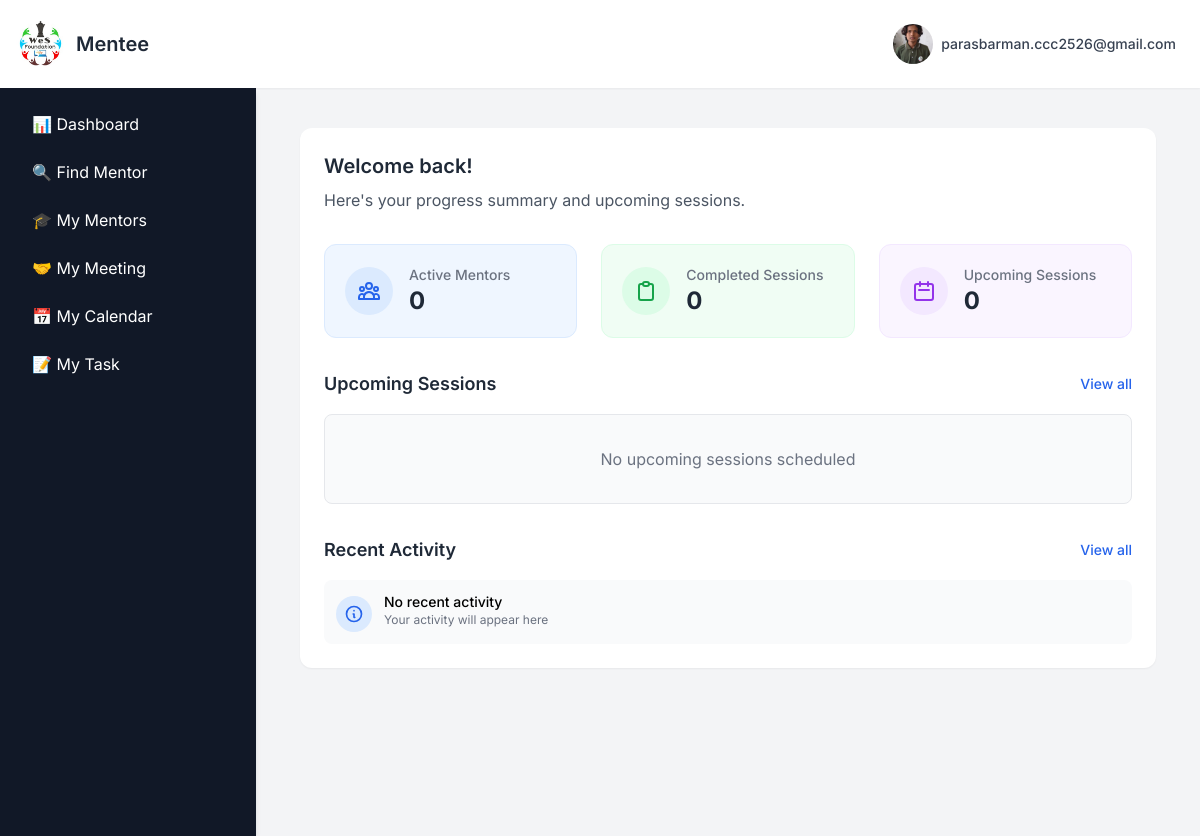
The app's page /menteedashboard (signed in) with its own data.
### app.py (models this page shows, shortened)
class MenteeProfile(db.Model):
    __tablename__ = "mentee_profile"
    id = db.Column(db.Integer, primary_key=True)
    user_id = db.Column(db.Integer, db.ForeignKey("signup_details.id"), nullable=False)
    dob = db.Column(db.String(20))
    school_college_name = db.Column(db.String(150))
    mobile_number = db.Column(db.String(20))
    whatsapp_number = db.Column(db.String(20))
    govt_private = db.Column(db.String(50))
    stream = db.Column(db.String(100))
    class_year = db.Column(db.String(50))
    favourite_subject = db.Column(db.String(100))
    goal = db.Column(db.Text)
    parent_name = db.Column(db.String(150))
    parent_mobile = db.Column(db.String(20))
    comments = db.Column(db.Text)
    terms_agreement = db.Column(db.String(10))  # Yes / No
    profile_picture = db.Column(db.String(100))  # store image filename
    status = db.Column(db.String(20), default="pending")  # Add this
    user = db.relationship("User", backref="mentee_profile", uselist=False)

class User(db.Model):
    __tablename__ = "signup_details"
    id = db.Column(db.Integer, primary_key=True)
    name = db.Column(db.String(100), nullable=False)
    email = db.Column(db.String(100), unique=True, nullable=False)
    password = db.Column(db.String(200), nullable=False)   # length thoda bada
    user_type = db.Column(db.String(10), nullable=False)
    institution = db.Column(db.String(150), nullable=True)
    institution_id = db.Column(db.Integer, db.ForeignKey("institutions.id"), nullable=True)
    mentor_profile = db.relationship("MentorProfile", backref="user", uselist=False)
    institution_ref = db.relationship("Institution", backref="users", foreign_keys="User.institution_id")

### app.py (the view)
@app.route("/menteedashboard")
@profile_required
def menteedashboard():
    if "email" in session and session.get("user_type") == "2":
        user = User.query.filter_by(email=session["email"]).first()
        profile_complete = check_profile_complete(user.id, "2")
        all_mentors = MentorProfile.query.filter_by().all()
        all_mentors = MentorProfile.query.filter_by().all()
        professions = [row.profession for row in MentorProfile.query.with_entities(MentorProfile.profession).distinct() if row]
        locations = [row.location for row in MentorProfile.query.with_entities(MentorProfile.location).distinct() if row.location]
        educations = [row.education for row in MentorProfile.query.with_entities(MentorProfile.education).distinct() if row.education]
        experiences = [row.years_of_experience for row in MentorProfile.query.with_entities(MentorProfile.years_of_experience).distinct() if row.years_of_experience]
        return render_template(
            "mentee/menteedashboard.html",
            all_mentors=all_mentors,
            professions=[row.profession for row in MentorProfile.query.with_entities(MentorProfile.profession).distinct() if row.profession],
            locations=[row.location for row in MentorProfile.query.with_entities(MentorProfile.location).distinct() if row.location],
            educations=[row.education for row in MentorProfile.query.with_entities(MentorProfile.education).distinct() if row.education],
            experiences=[row.years_of_experience for row in MentorProfile.query.with_entities(MentorProfile.years_of_experience).distinct() if row.years_of_experience],
            show_sidebar=True,
            profile_complete=profile_complete
        )
    return redirect(url_for("signin"))

### app.py (called while the page is built, shortened)
@app.context_processor
def inject_profile_complete():
    profile_complete = True  # Default to True (no popup)
    if "email" in session and session.get("user_type") in ["1", "2"]:
        user = User.query.filter_by(email=session["email"]).first()
        if user:
            profile_complete = check_profile_complete(user.id, session.get("user_type"))
    return dict(profile_complete=profile_complete)

def profile_required(f):
    @wraps(f)
    def decorated_function(*args, **kwargs):
        if "email" not in session:
            return redirect(url_for("signin"))
        user = User.query.filter_by(email=session["email"]).first()
        user_type = session.get("user_type")
        if not user:
            return redirect(url_for("signin"))
        return f(*args, **kwargs)
    return decorated_function

### templates/mentee/menteedashboard.html (shortened to what this page needs)
{% extends "base2.html" %}
{% block user %}Mentee{% endblock %}
{% block content %}
<main class="max-w-7xl mx-auto px-2 sm:px-3 lg:px-3 py-2">
  <section id="dashboard" class="p-6 bg-white rounded-xl shadow-sm">
    <div class="mb-8">
      <h2 class="text-xl font-semibold text-gray-800 mb-2">Welcome back!</h2>
      <p class="text-gray-600">Here's your progress summary and upcoming sessions.</p>
    </div>
    <div class="grid grid-cols-1 md:grid-cols-3 gap-6 mb-8">
      <div class="bg-blue-50 p-5 rounded-xl border border-blue-100">
        <div class="flex items-center">
          <div class="rounded-full bg-blue-100 p-3 mr-4">
          </div>
          <div>
            <p class="text-sm font-medium text-gray-500">Active Mentors</p>
            <p class="text-2xl font-bold text-gray-800">{{ my_mentors|length if my_mentors else 0 }}</p>
          </div>
        </div>
      </div>
      <div class="bg-green-50 p-5 rounded-xl border border-green-100">
        <div class="flex items-center">
          <div class="rounded-full bg-green-100 p-3 mr-4">
          </div>
          <div>
            <p class="text-sm font-medium text-gray-500">Completed Sessions</p>
            <p class="text-2xl font-bold text-gray-800">{{ completed_sessions if completed_sessions else 0 }}</p>
          </div>
        </div>
      </div>
      <div class="bg-purple-50 p-5 rounded-xl border border-purple-100">
        <div class="flex items-center">
          <div class="rounded-full bg-purple-100 p-3 mr-4">
            <svg xmlns="http://www.w3.org/2000/svg" class="h-6 w-6 text-purple-600" fill="none" viewBox="0 0 24 24" stroke="currentColor">
              <path stroke-linecap="round" stroke-linejoin="round" stroke-width="2" d="M8 7V3m8 4V3m-9 8h10M5 21h14a2 2 0 002-2V7a2 2 0 00-2-2H5a2 2 0 00-2 2v12a2 2 0 002 2z" />
            </svg>
          </div>
          <div>
            <p class="text-sm font-medium text-gray-500">Upcoming Sessions</p>
            <p class="text-2xl font-bold text-gray-800">{{ upcoming_sessions if upcoming_sessions else 0 }}</p>
          </div>
        </div>
      </div>
    </div>
    <div class="mb-8">
      <div class="flex justify-between items-center mb-4">
        <h3 class="text-lg font-semibold text-gray-800">Upcoming Sessions</h3>
        <a href="#" class="text-sm text-blue-600 hover:text-blue-800 font-medium">View all</a>
      </div>
      <div class="bg-gray-50 rounded-lg border border-gray-200 p-4">
        {% if upcoming_sessions_list and upcoming_sessions_list|length > 0 %}
          {% for session in upcoming_sessions_list %}
          <div class="flex justify-between items-center py-3 border-b border-gray-200 last:border-b-0">
            <div>
              <p class="font-medium">{{ session.mentor_name }}</p>
              <p class="text-sm text-gray-500">{{ session.date }} at {{ session.time }}</p>
            </div>
            <button class="px-3 py-1 bg-blue-100 text-blue-700 rounded-lg text-sm">Details</button>
          </div>
          {% endfor %}
        {% else %}
          <p class="text-gray-500 text-center py-4">No upcoming sessions scheduled</p>
        {% endif %}
      </div>
    </div>
    <div>
      <div class="flex justify-between items-center mb-4">
        <h3 class="text-lg font-semibold text-gray-800">Recent Activity</h3>
        <a href="#" class="text-sm text-blue-600 hover:text-blue-800 font-medium">View all</a>
      </div>
      <div class="space-y-3">
        {% if recent_activities and recent_activities|length > 0 %}
          {% for activity in recent_activities %}
          <div class="flex items-start p-3 bg-gray-50 rounded-lg">
            <div class="rounded-full bg-blue-100 p-2 mr-3 mt-1">
              <svg xmlns="http://www.w3.org/2000/svg" class="h-5 w-5 text-blue-600" fill="none" viewBox="0 0 24 24" stroke="currentColor">
                <path stroke-linecap="round" stroke-linejoin="round" stroke-width="2" d="M13 16h-1v-4h-1m1-4h.01M21 12a9 9 0 11-18 0 9 9 0 0118 0z" />
              </svg>
            </div>
            <div>
              <p class="text-sm font-medium">{{ activity.message }}</p>
              <p class="text-xs text-gray-500">{{ activity.time }}</p>
            </div>
          </div>
          {% endfor %}
        {% else %}
          <div class="flex items-start p-3 bg-gray-50 rounded-lg">
            <div class="rounded-full bg-blue-100 p-2 mr-3 mt-1">
              <svg xmlns="http://www.w3.org/2000/svg" class="h-5 w-5 text-blue-600" fill="none" viewBox="0 0 24 24" stroke="currentColor">
                <path stroke-linecap="round" stroke-linejoin="round" stroke-width="2" d="M13 16h-1v-4h-1m1-4h.01M21 12a9 9 0 11-18 0 9 9 0 0118 0z" />
              </svg>
            </div>
            <div>
              <p class="text-sm font-medium">No recent activity</p>
              <p class="text-xs text-gray-500">Your activity will appear here</p>
            </div>
          </div>
        {% endif %}
      </div>
    </div>
  </section>
</main>
{% endblock %}

### templates/base2.html (shortened to what this page needs)
<!DOCTYPE html>
<html lang="en">
<head>
    <script src="https://cdn.tailwindcss.com"></script>
    <link href='https://cdn.jsdelivr.net/npm/fullcalendar@5.11.3/main.min.css' rel='stylesheet' />
</head>
<body class="flex flex-col h-screen overflow-hidden">
    <nav class="bg-white shadow-sm p-4 flex justify-between items-center z-10">
        <div class="flex items-center space-x-2">
            <a href="
            {% if session.get('user_type') == '0' %}
                {{ url_for('supervisordashboard') }}
            {% elif session.get('user_type') == '1' %}
                {{ url_for('mentordashboard') }}
            {% elif session.get('user_type') == '2' %}
                {{ url_for('menteedashboard') }}
            {% elif session.get('user_type') == '3' %}
                {{ url_for('institutiondashboard') }}
            {% else %}
                {{ url_for('home') }}
            {% endif %}
            " class="flex items-center">
                <img src="{{ url_for('static', filename='img/logo.jpg') }}" alt="LOGO" class="h-12 w-12 rounded-full mr-3">
                <span class="text-xl font-semibold text-gray-800">{% block user %}{% endblock %}</span>
            </a>
        </div>
        <div class="relative">
            <button id="profile-dropdown-btn" class="group flex items-center space-x-2 p-2 rounded-full hover:bg-gray-600 hover:text-white transition-colors duration-200 focus:outline-none focus:ring focus:ring-blue-300">
                <div class="top-right-profile">
                    {% if current_user_profile_pic and current_user_profile_pic != 'default.png' %}
                        <img src="{{ url_for('static', filename='uploads/' + current_user_profile_pic) }}"
                             alt="Profile Picture" class="w-10 h-10 rounded-full object-cover">
                    {% else %}
                        <img src="{{ url_for('static', filename='uploads/default.png') }}"
                             alt="Profile Picture" class="w-10 h-10 rounded-full object-cover">
                    {% endif %}
                </div>
                <span class="text-sm font-medium text-gray-700 group-hover:text-white hidden sm:block">{{ session.get('email') }}</span>
            </button>
        </div>
    </nav>
    <div class="flex flex-1 overflow-hidden">
        {% if show_sidebar %}
            <aside id="sidebar"
                   class="fixed inset-y-0 left-0 w-64 bg-gray-900 shadow-md p-4 space-y-2 overflow-y-auto
                          transform -translate-x-full transition-transform duration-200 ease-in-out
                          md:relative md:translate-x-0 z-20">
                {% if session.get('user_type') == '0' %}
                    <a href="{{ url_for('supervisordashboard')}}"
                       class="block px-4 py-2 text-white hover:bg-gray-600 rounded-md">
                       📊 Dashboard
                    </a>
                    <a href="{{ url_for('supervisor_find_mentor')}}"
                       class="block px-4 py-2 text-white hover:bg-gray-600 rounded-md">
                       🎓 All Mentors
                    </a>
                    <a href="{{ url_for('supervisor_find_mentee')}}"
                       class="block px-4 py-2 text-white hover:bg-gray-600 rounded-md">
                       👥 All Mentees
                    </a>
                    <a href="{{ url_for('institution')}}"
                       class="block px-4 py-2 text-white hover:bg-gray-600 rounded-md">
                        🏛️ All Institution
                    </a>
                    <a href="{{ url_for('view_requests')}}"
                       class="block px-4 py-2 text-white hover:bg-gray-600 rounded-md">
                       📩 All Requests
                    </a>
                    <a href="{{ url_for('supervisor_meeting_details')}}"
                       class="block px-4 py-2 text-white hover:bg-gray-600 rounded-md">
                        🤝 All Meetings
                    </a>
                    <a href="{{ url_for('supervisor_calendar')}}"
                       class="block px-4 py-2 text-white hover:bg-gray-600 rounded-md">
                        📅 All Calendar
                    </a>
                    <a href="{{ url_for('supervisor_tasks')}}"
                       class="block px-4 py-2 text-white hover:bg-gray-600 rounded-md">
                        📝 All Tasks
                    </a>
                    <a href="{{ url_for('create_account')}}"
                       class="block px-4 py-2 text-white hover:bg-gray-600 rounded-md">
                       ➕ Create Account
                    </a>
                    <a href="{{ url_for('manage_created_accounts')}}"
                       class="block px-4 py-2 text-white hover:bg-gray-600 rounded-md">
                       👥 Manage Accounts
                    </a>
                {% elif session.get('user_type') == '2' %}
                    <a href="{{ url_for('menteedashboard')}}"
                       class="block px-4 py-2 text-white hover:bg-gray-600 rounded-md">
                       📊 Dashboard
                    </a>
                    <a href="{{ url_for('find_mentor')}}"
                       class="block px-4 py-2 text-white hover:bg-gray-600 rounded-md">
                       🔍 Find Mentor
                    </a>
                    <a href="{{ url_for('my_mentors')}}"
                       class="block px-4 py-2 text-white hover:bg-gray-600 rounded-md">
                       🎓 My Mentors
                    </a>
                    <a href="{{ url_for('mentee_meeting_details')}}"
                       class="block px-4 py-2 text-white hover:bg-gray-600 rounded-md">
                        🤝 My Meeting
                    </a>
                    <a href="{{ url_for('mentee_calendar')}}"
                       class="block px-4 py-2 text-white hover:bg-gray-600 rounded-md">
                        📅 My Calendar
                    </a>
                   <a href="{{ url_for('mentee_tasks')}}"
                       class="block px-4 py-2 text-white hover:bg-gray-600 rounded-md">
                        📝 My Task
                    </a>
                {% endif %}
            </aside>
        {% endif %}
        <main class="flex-1 p-8 overflow-y-auto pb-40">
            {% block content %}{% endblock %}
        </main>
    </div>
</body>
</html>

### templates/base2.html (style rules this page uses)
body { font-family: 'Inter', sans-serif; background-color: #f3f4f6; }

### records on screen
MenteeProfile: profile_picture (picture)
User: get "parasbarman.ccc2526@gmail.com"

### other values on screen
{{ my_mentors|length if my_mentors else 0 }} "0"
{{ completed_sessions if completed_sessions else 0 }} "0"
{{ upcoming_sessions if upcoming_sessions else 0 }} "0"
